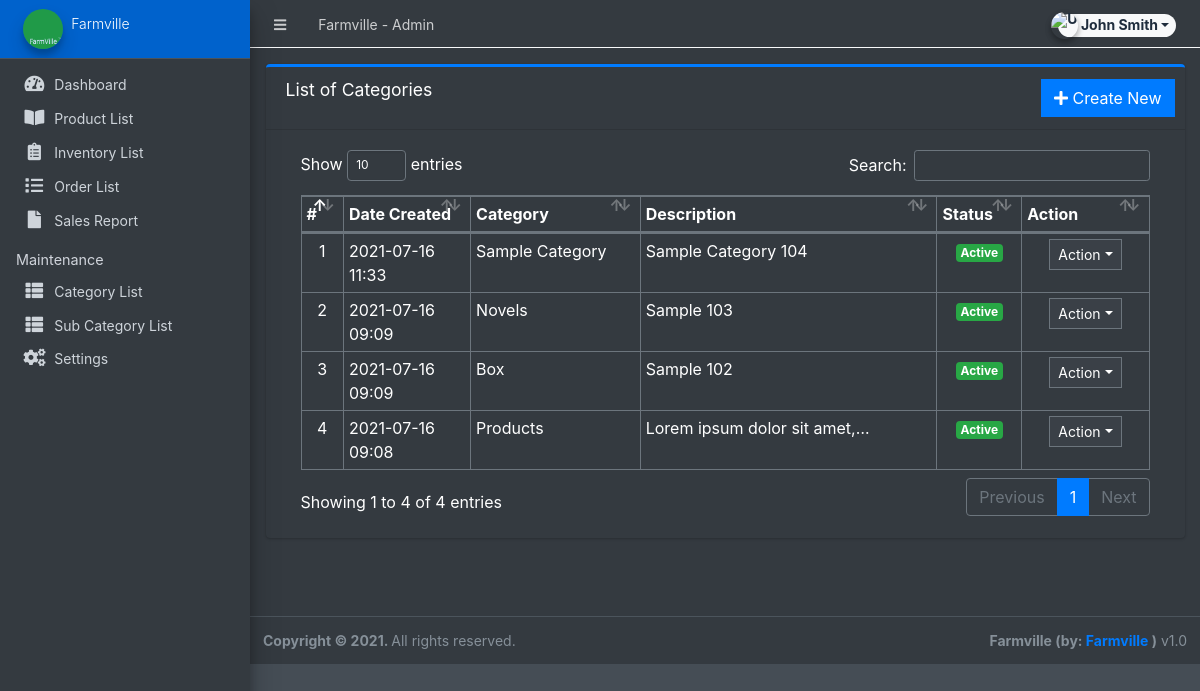
The page /admin/?page=maintenance/category (signed in) on the database as committed earlier.
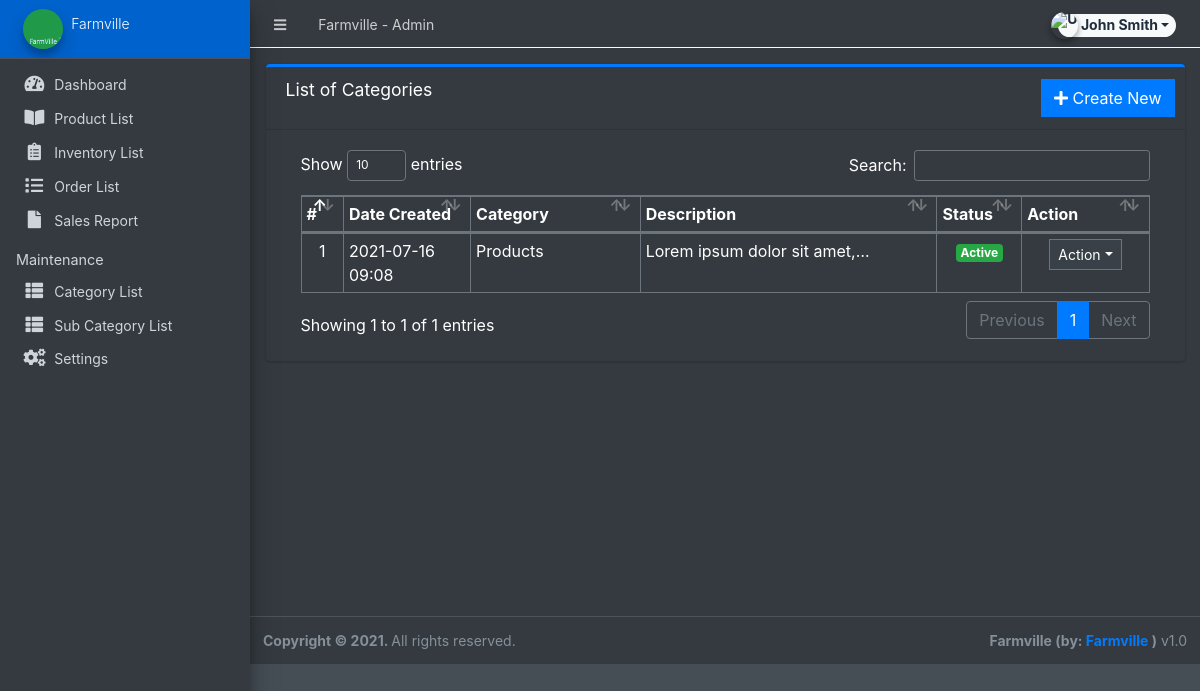
The same page on the database as committed later.
### tables this page shows
CREATE TABLE `categories` (
  `id` int(30) NOT NULL,
  `category` varchar(250) NOT NULL,
  `description` text DEFAULT NULL,
  `status` tinyint(1) NOT NULL DEFAULT 1,
  `date_created` datetime NOT NULL DEFAULT current_timestamp()
);

### admin/maintenance/category.php (the view, shortened to what this page needs)
<div class="card card-outline card-primary">
	<div class="card-header">
		<h3 class="card-title">List of Categories</h3>
		<div class="card-tools">
			<a href="?page=maintenance/manage_category" class="btn btn-flat btn-primary"><span class="fas fa-plus"></span>  Create New</a>
		</div>
	</div>
	<div class="card-body">
		<div class="container-fluid">
        <div class="container-fluid">
			<table class="table table-bordered table-stripped">
				<colgroup>
					<col width="5%">
					<col width="15%">
					<col width="20%">
					<col width="35%">
					<col width="10%">
					<col width="15%">
				</colgroup>
				<thead>
					<tr>
						<th>#</th>
						<th>Date Created</th>
						<th>Category</th>
						<th>Description</th>
						<th>Status</th>
						<th>Action</th>
					</tr>
				</thead>
				<tbody>
					<?php
					$i = 1;
						$qry = $conn->query("SELECT * from `categories` order by unix_timestamp(date_created) desc ");
						while($row = $qry->fetch_assoc()):
                            $row['description'] = strip_tags(stripslashes(html_entity_decode($row['description'])));
					?>
						<tr>
							<td class="text-center"><?php echo $i++; ?></td>
							<td><?php echo date("Y-m-d H:i",strtotime($row['date_created'])) ?></td>
							<td><?php echo $row['category'] ?></td>
							<td ><p class="truncate-1 m-0"><?php echo $row['description'] ?></p></td>
							<td class="text-center">
                                <?php if($row['status'] == 1): ?>
                                    <span class="badge badge-success">Active</span>
                                <?php else: ?>
                                    <span class="badge badge-danger">Inactive</span>
                                <?php endif; ?>
                            </td>
							<td align="center">
								 <button type="button" class="btn btn-flat btn-default btn-sm dropdown-toggle dropdown-icon" data-toggle="dropdown">
				                  		Action
				                  </button>
							</td>
						</tr>
					<?php endwhile; ?>
				</tbody>
			</table>
		</div>
		</div>
	</div>
</div>

Rows that differ between the two databases and show on the page:
removed categories: date_created "2021-07-16 11:33", category "Sample Category", description "Sample Category 104", status "Active"
removed categories: date_created "2021-07-16 09:09", category "Novels", description "Sample 103", status "Active"
removed categories: date_created "2021-07-16 09:09", category "Box", description "Sample 102", status "Active"
Other text that changed with them:
text written by a page script: "Show entries Search: Showing 1 to 4 of 4 entries Previous 1 Next" → "Show entries Search: Showing 1 to 1 of 1 entries Previous 1 Next"
